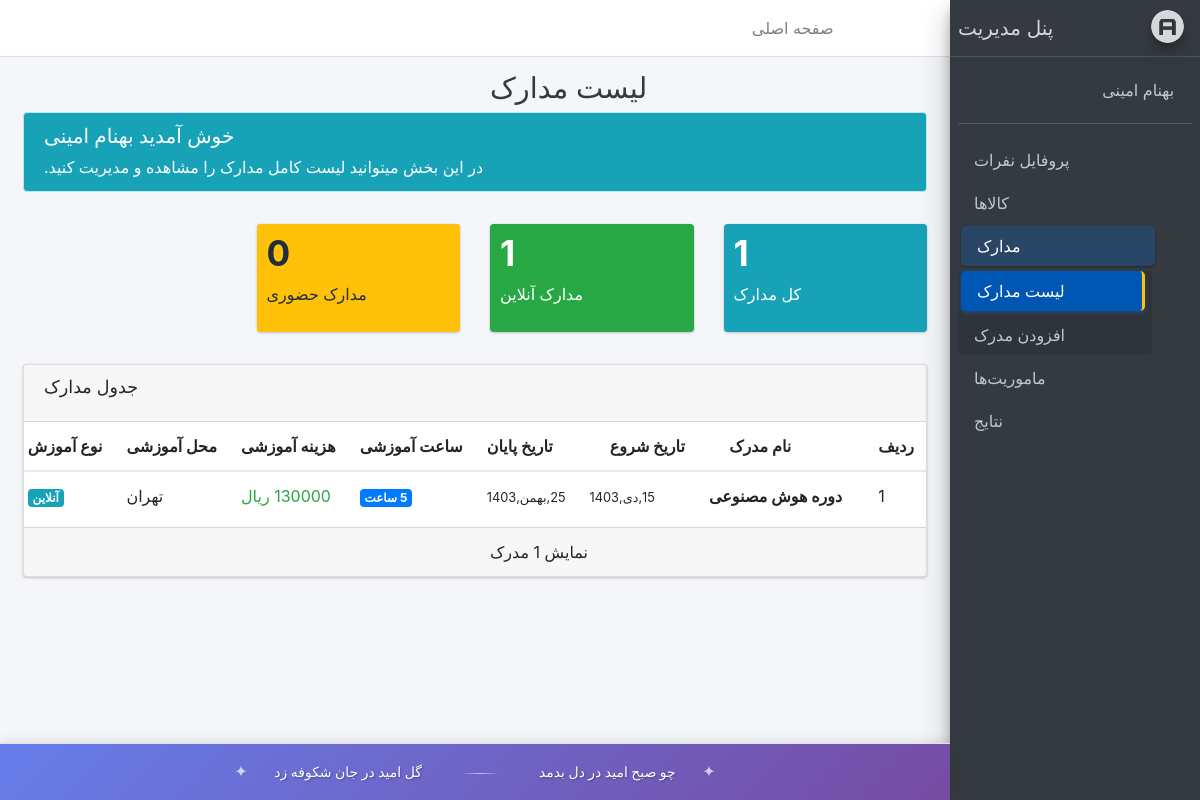
Screenshot of /account/documents/ (signed in) with the database file from the repository.
### holder/models.py (models this page shows, shortened)
class Documents(models.Model):
    name_document = models.CharField(max_length=100, verbose_name="نام مدرک")
    start_date = models.DateField(verbose_name="تاریخ شروع")
    end_date = models.DateField(verbose_name="تاریخ پایان")
    Training_hours = models.IntegerField(verbose_name="ساعت آموزشی")
    Training_costs = models.DecimalField(max_digits=10, decimal_places=0, verbose_name="(ریال)هزینه آموزشی")
    Training_location = models.CharField(max_length=100, verbose_name="محل آموزشی")
    STATUS_CHOICES = [('online', 'اینترنتی'),('offline', 'حضوری')]
    Type_of_training = models.CharField(max_length=50, verbose_name="نوع آموزش",choices=STATUS_CHOICES)
    register_date = models.DateTimeField(auto_now_add=True)
    update_date = models.DateTimeField(default=timezone.now)
    PersonalInfo = models.ManyToManyField(PersonalInfo,related_name='documents')
    def jinfo(self):
        return jalali_converter(self.start_date)
    jinfo.short_description = "تاریخ مدارک"
    def jinfo1(self):
        return jalali_converter(self.end_date)
    jinfo.short_description = "تاریخ مدارک پایان"
    class Meta:
        verbose_name = "مدرک"
        verbose_name_plural = "مدارک"

### account/views.py (the view)
# urls.py: path("documents/", documents_list, name="documents_list"),
@login_required
def documents_list(request):
    from holder.models import Documents
    documents = Documents.objects.all().order_by('-register_date')
    total_documents = documents.count()
    online_documents = documents.filter(Type_of_training='online').count()
    offline_documents = documents.filter(Type_of_training='offline').count()
    context = {
        'object_list': documents,
        'total_documents': total_documents,
        'online_documents': online_documents,
        'offline_documents': offline_documents,
    }
    return render(request, 'registration/documents_list.html', context)

### extensions/jalali.py (called while the page is built)
    def persian_tuple(self):
        return self.persian_year, self.persian_month, self.persian_day

### extensions/utils.py (called while the page is built)
def jalali_converter(time):
    jmonths = ['فروردین', 'اردیبهشت', 'خرداد', 'تیر', 'مرداد', 'شهریور', 'مهر', 'آبان', 'آذر', 'دی', 'بهمن', 'اسفند']
    time_to_str = '{},{},{}'.format(time.year, time.month, time.day)
    time_to_tuple = jalali.Gregorian(time_to_str).persian_tuple()
    time_to_list = list(time_to_tuple)
    for index, month in enumerate(jmonths):
        if time_to_list[1] == index + 1:
            time_to_list[1] = month
            break
    if isinstance(time, datetime.datetime):
        output = "{},{},{}, ساعت {}:{}".format(time_to_list[2], time_to_list[1], time_to_list[0], time.hour, time.minute)
    else:
        output = "{},{},{}".format(time_to_list[2], time_to_list[1], time_to_list[0])
    return output

### templates/registration/documents_list.html (shortened to what this page needs)
{% extends 'registration/base.html' %}
{% block title %}
   لیست مدارک
{% endblock %}
{% block main %}
  <div class="row mb-3">
    <div class="col-12">
      <div class="alert alert-info">
        <h5><i class="icon fas fa-info"></i> خوش آمدید {{ user.get_full_name }}</h5>
        در این بخش میتوانید لیست کامل مدارک را مشاهده و مدیریت کنید.
      </div>
    </div>
  </div>
  <div class="row mb-3">
    <div class="col-lg-3 col-6">
      <div class="small-box bg-info">
        <div class="inner">
          <h3>{{ total_documents|default:0 }}</h3>
          <p>کل مدارک</p>
        </div>
        <div class="icon">
          <i class="fas fa-certificate"></i>
        </div>
      </div>
    </div>
    <div class="col-lg-3 col-6">
      <div class="small-box bg-success">
        <div class="inner">
          <h3>{{ online_documents|default:0 }}</h3>
          <p>مدارک آنلاین</p>
        </div>
        <div class="icon">
          <i class="fas fa-laptop"></i>
        </div>
      </div>
    </div>
    <div class="col-lg-3 col-6">
      <div class="small-box bg-warning">
        <div class="inner">
          <h3>{{ offline_documents|default:0 }}</h3>
          <p>مدارک حضوری</p>
        </div>
        <div class="icon">
          <i class="fas fa-users"></i>
        </div>
      </div>
    </div>
  </div>
  <div class="row">
    <div class="col-12">
      <div class="card">
        <div class="card-header">
          <h3 class="card-title">جدول مدارک</h3>
        </div>
        <div class="card-body table-responsive p-0">
          <table class="table table-hover text-nowrap">
            <thead>
              <tr>
                <th>ردیف</th>
                <th style="cursor: pointer; user-select: none;" onclick="sortTable('name')" title="کلیک کنید تا مرتب شود">
                  نام مدرک
                  <i class="fas fa-sort ml-1" id="name-sort-icon"></i>
                </th>
                <th style="cursor: pointer; user-select: none;" onclick="sortTable('date')" title="کلیک کنید تا مرتب شود">
                  تاریخ شروع
                  <i class="fas fa-sort ml-1" id="date-sort-icon"></i>
                </th>
                <th>تاریخ پایان</th>
                <th>ساعت آموزشی</th>
                <th>هزینه آموزشی</th>
                <th>محل آموزشی</th>
                <th>نوع آموزش</th>
              </tr>
            </thead>
            <tbody>
                {% for document in object_list %}
                  <tr>
                      <td>{{ forloop.counter }}</td>
                      <td>
                        <strong>{{ document.name_document }}</strong>
                      </td>
                      <td>
                        <small>{{ document.jinfo }}</small>
                      </td>
                      <td>
                        <small>{{ document.jinfo1 }}</small>
                      </td>
                      <td>
                        <span class="badge badge-primary">{{ document.Training_hours }} ساعت</span>
                      </td>
                      <td>
                        <span class="text-success">{{ document.Training_costs|floatformat:0 }} ریال</span>
                      </td>
                      <td>
                        {{ document.Training_location }}
                      </td>
                      <td>
                        {% if document.Type_of_training == 'online' %}
                          <span class="badge badge-info">آنلاین</span>
                        {% elif document.Type_of_training == 'offline' %}
                          <span class="badge badge-secondary">حضوری</span>
                        {% else %}
                          <span class="badge badge-light">نامشخص</span>
                        {% endif %}
                      </td>
                  </tr>
                {% endfor %}
            </tbody>
          </table>
        </div>
        <div class="card-footer clearfix">
          <div class="row">
            <div class="col-sm-6">
              <div class="dataTables_info">
                {% if is_paginated %}
                  نمایش {{ page_obj.start_index }} تا {{ page_obj.end_index }} از {{ paginator.count }} مدرک
                {% else %}
                  نمایش {{ object_list|length }} مدرک
                {% endif %}
              </div>
            </div>
            <div class="col-sm-6">
            </div>
          </div>
        </div>
      </div>
    </div>
  </div>
{% endblock %}

### templates/registration/sidebar.html (shortened to what this page needs)
{% load static %}
  <aside class="main-sidebar sidebar-dark-primary elevation-4">
    <a href="{% url 'account:home' %}" class="brand-link">
      <img src="{% static 'registration/Adminlte/dist/img/AdminLTELogo.png' %}" alt="AdminLTE Logo" class="brand-image img-circle elevation-3"
           style="opacity: .8">
      <span class="brand-text font-weight-light">پنل مدیریت</span>
    </a>
    <div class="sidebar">
      <div class="user-panel mt-3 pb-3 mb-3 d-flex">
        <div class="image">
        </div>
        <div class="info">
          <a href="#" class="d-block">{{user.get_full_name}}</a>
        </div>
      </div>
<nav class="mt-2">
    <ul class="nav nav-pills nav-sidebar flex-column" data-widget="treeview" role="menu" data-accordion="false">
        <li class="nav-item">
            <a href="{% url 'account:profiles' %}" class="nav-link {% if request.resolver_match.url_name == 'profiles' %}active{% endif %}">
                <i class="nav-icon fas fa-users"></i>
                <p>پروفایل‌  نفرات</p>
            </a>
        </li>
        <li class="nav-item has-treeview {% if request.resolver_match.url_name in 'dashboard,home,item_add,item_detail,item_edit,history' %}menu-open{% endif %}">
            <a href="#" class="nav-link {% if request.resolver_match.url_name in 'dashboard,home,item_add,item_detail,item_edit,history' %}active{% endif %}">
                <i class="nav-icon fas fa-boxes"></i>
                <p>
                    کالاها
                    <i class="right fas fa-angle-left"></i>
                </p>
            </a>
        </li>
        <li class="nav-item has-treeview {% if request.resolver_match.url_name in 'documents_list,document_add,document_detail,document_edit' %}menu-open{% endif %}">
            <a href="#" class="nav-link {% if request.resolver_match.url_name in 'documents_list,document_add,document_detail,document_edit' %}active{% endif %}">
                <i class="nav-icon fas fa-certificate"></i>
                <p>
                    مدارک
                    <i class="right fas fa-angle-left"></i>
                </p>
            </a>
            <ul class="nav nav-treeview">
                <li class="nav-item">
                    <a href="{% url 'account:documents_list' %}" class="nav-link {% if request.resolver_match.url_name == 'documents_list' or request.resolver_match.url_name == 'document_detail' or request.resolver_match.url_name == 'document_edit' %}active{% endif %}">
                        <i class="fa fa-list nav-icon"></i>
                        <p>لیست مدارک</p>
                    </a>
                </li>
                <li class="nav-item">
                    <a href="{% url 'account:document_add' %}" class="nav-link {% if request.resolver_match.url_name == 'document_add' %}active{% endif %}">
                        <i class="fa fa-plus nav-icon"></i>
                        <p>افزودن مدرک</p>
                    </a>
                </li>
            </ul>
        </li>
        <li class="nav-item has-treeview {% if request.resolver_match.url_name in 'missions_list,mission_add,mission_edit' %}menu-open{% endif %}">
            <a href="#" class="nav-link {% if request.resolver_match.url_name in 'missions_list,mission_add,mission_edit' %}active{% endif %}">
                <i class="nav-icon fas fa-plane"></i>
                <p>
                    ماموریت‌ها
                    <i class="right fas fa-angle-left"></i>
                </p>
            </a>
        </li>
        <li class="nav-item has-treeview {% if request.resolver_match.url_name in 'results_list,result_add,result_edit' %}menu-open{% endif %}">
            <a href="#" class="nav-link {% if request.resolver_match.url_name in 'results_list,result_add,result_edit' %}active{% endif %}">
                <i class="nav-icon fas fa-chart-line"></i>
                <p>
                    نتایج
                    <i class="right fas fa-angle-left"></i>
                </p>
            </a>
        </li>
    </ul>
</nav>
    </div>
  </aside>

### templates/registration/sidebar.html (style rules this page uses)
.nav-sidebar .nav-link.active { background-color: #007bff !important; color: #fff !important; border-radius: 5px; box-shadow: 0 2px 4px rgba(0,123,255,0.3); transform: translateX(3px); transition: all 0.3s ease; }
.nav-sidebar .nav-link.active i { color: #fff !important; }
.nav-sidebar .nav-item.has-treeview.menu-open > .nav-link { background-color: rgba(0,123,255,0.2) !important; border-radius: 5px; }
.nav-sidebar .nav-treeview .nav-link.active { background-color: #0056b3 !important; margin-right: 10px; border-right: 3px solid #ffc107; padding-right: 15px; }
.nav-sidebar .nav-item.has-treeview.menu-open .nav-treeview { background-color: rgba(0,0,0,0.1); border-radius: 0 0 5px 5px; margin-top: 5px; }

### rows the page displays
Documents: name_document "دوره هوش مصنوعی", jinfo "15,دی,1403", jinfo1 "25,بهمن,1403", Training_location "تهران", Type_of_training "آنلاین"

### other values shown
{{ user.get_full_name }} "بهنام امینی"
{{ total_documents|default:0 }} "1"
{{ online_documents|default:0 }} "1"
{{ offline_documents|default:0 }} "0"
